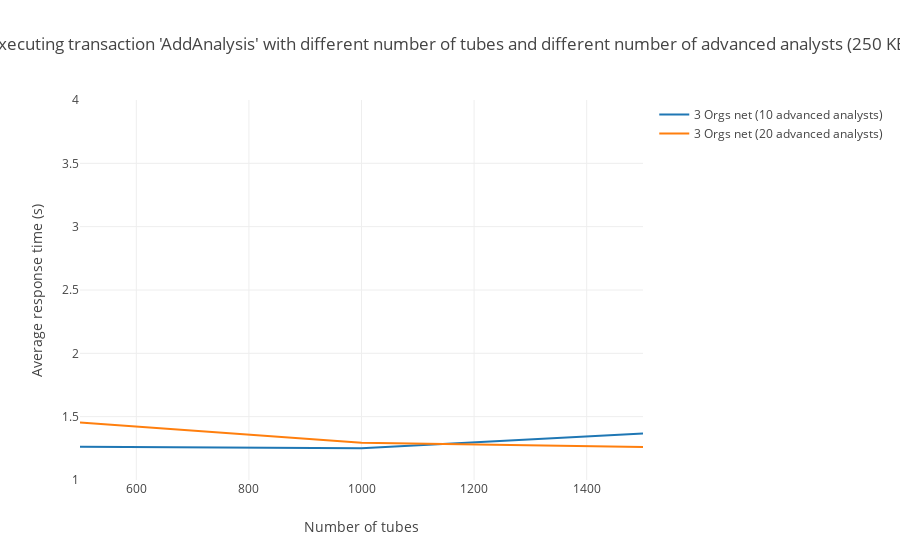

The notebook cell this image was saved under:
### Markdown cell above
### Average times when executing tx 'AddAnalysis' (250 KB file size) by advanced analysts

### Code cell
# 3 Orgs net data
threeOrgs10 = [1.2625, 1.2500, 1.3666]
threeOrgs20 = [1.4535, 1.2945, 1.2611]
# 5 Orgs net data
#fiveOrgs10 = [1.3117, 1.3353, -]
#fiveOrgs20 = [1.6839, 1.4699, -]

avgResolution("250 KB", threeOrgs10, threeOrgs20)
#avgResolution("250 KB", threeOrgs10, threeOrgs20, fiveOrgs10, fiveOrgs20)

### Figure 1 — Plotly figure (JSON) as saved in the notebook; plotly's stock layout.template omitted (floating-point values rounded to 4 significant figures)
{"data": [{"mode": "lines", "name": "3 Orgs net (10 advanced analysts)", "type": "scatter", "uid": "bbb4994c-dcd8-47f6-8cf6-4d6d723a4eba", "x": [500, 1000, 1500], "y": [1.262, 1.25, 1.367]}, {"mode": "lines", "name": "3 Orgs net (20 advanced analysts)", "type": "scatter", "uid": "2272a563-f378-49aa-98a2-76a3cebedf90", "x": [500, 1000, 1500], "y": [1.454, 1.294, 1.261]}], "layout": {"barmode": "group", "title": {"text": "Executing transaction 'AddAnalysis' with different number of tubes and different number of advanced analysts (250 KB)"}, "xaxis": {"range": [500, 1500], "title": {"text": "Number of tubes"}}, "yaxis": {"range": [1, 4], "title": {"text": "Average response time (s)"}}}}
